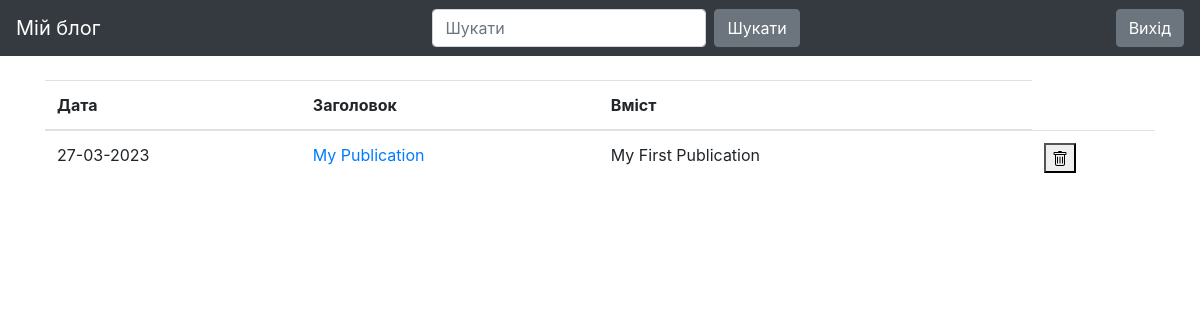
The page /drafts/ (signed in) on the database as committed earlier.
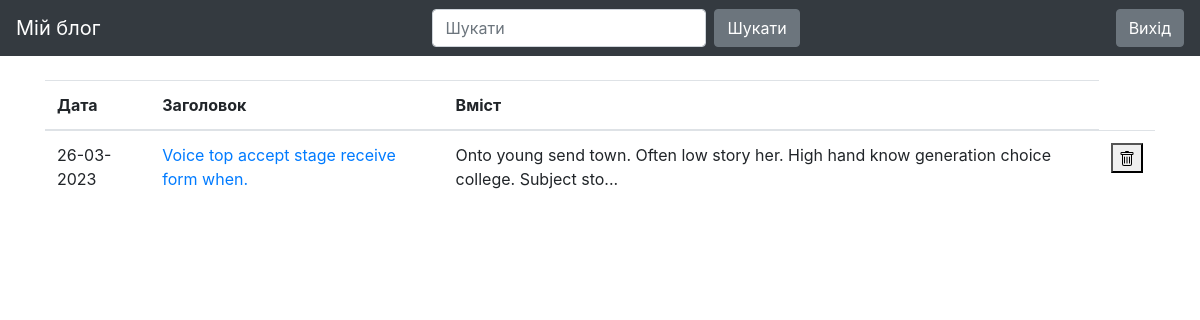
The same page on the database as committed later.
### blog/models.py (models this page shows)
class Entry(db.Model):
   id = db.Column(db.Integer, primary_key=True)
   title = db.Column(db.String(80), nullable=False)
   body = db.Column(db.Text, nullable=False)
   pub_date = db.Column(db.DateTime, nullable=False,
       default=datetime.datetime.utcnow)
   is_published = db.Column(db.Boolean, default=False)

### blog/routes.py (the view)
@app.route("/drafts/", methods=['GET'])
@login_required
def list_drafts():
    drafts = Entry.query.filter_by(is_published=False).order_by(Entry.pub_date.desc())
    return render_template("drafts.html", drafts=drafts)

### blog/routes.py (called while the page is built)
def login_required(view_func):
   @functools.wraps(view_func)
   def check_permissions(*args, **kwargs):
       if session.get('logged_in'):
           return view_func(*args, **kwargs)
       return redirect(url_for('login', next=request.path))
   return check_permissions

### blog/templates/drafts.html (shortened to what this page needs)
{% extends "base.html" %}
{% block content %}
<table class="table">
    <thead>
        <tr>
            <th scope="col">Дата</th>
            <th scope="col">Заголовок</th>
            <th scope="col">Вміст</th>
            <th scope="col"></th>
        </tr>
    </thead>
    <tbody>
        {% for post in drafts %}
        <tr>
            <td>
                {{ post.pub_date.strftime('%d-%m-%Y') }}
            </td>
            <td>
                <a href="{{ url_for('add_edit_entry', entry_id=post.id) }}">
                    {{ post.title }}
                </a>
            </td>
            <td>{{ post.body|truncate(100, true) }}</td>
            <td>
                <form  action="/delete/{{ post.id }}" method="POST">
                    <td><button background-color=##ff3021 type="submit">
                    </button></td>
                </form>
            </td>
        </tr>
        {% endfor %}
    </tbody>
</table>
{% endblock %}

### blog/templates/base.html (shortened to what this page needs)
<!doctype html>
<html lang="en">
<head>
  <link rel="stylesheet" href="https://stackpath.bootstrapcdn.com/bootstrap/4.5.0/css/bootstrap.min.css"
>
</head>
<body>
  <nav class="navbar navbar-expand-md navbar-dark bg-dark fixed-top">
    <a class="navbar-brand" href="#">Мій блог</a>
    <div class="collapse navbar-collapse" id="navbarsExampleDefault">
      <form class="form-inline my-2 my-lg-0">
        <input class="form-control mr-sm-2" type="text" placeholder="Шукати" aria-label="Шукати ">
        <button class="btn btn-secondary my-2 my-sm-0" type="submit">Шукати </button>
      </form>
    </div>
    <div class="collapse navbar-collapse" id="navbarsExampleDefault">
      {% if session.logged_in %}
        <form class="form-inline my-2 my-lg-0" action="{{ url_for('logout') }}" method="POST">
          <button class="btn btn-secondary my-2 my-sm-0" type="submit">Вихід</button>
        </form>
      {% else %}
        <a href="{{ url_for('login') }}" class="btn btn-secondary my-2 my-lg-0">Увійти</a>
      {% endif %}
    </div>
  </nav>
  <main role="main" class="container">
    {% block content %}
    {% endblock %}
  </main>
</html>

### blog/templates/base.html (style rules this page uses)
body { padding-top: 5rem; }

Rows that differ between the two databases and show on the page:
removed Entry: pub_date "27-03-2023", title "My Publication", body "My First Publication"
now on this page (row edited): Entry: pub_date "26-03-2023", title "Voice top accept stage receive form when.", body "Onto young send town. Often low story her. High hand know generation choice college. Subject sto..."
